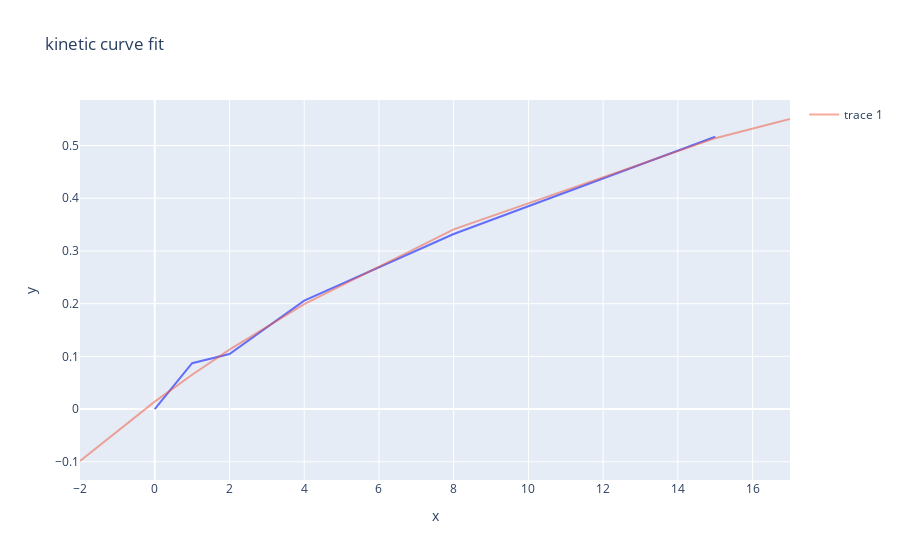

The code cell stored with this chart in its notebook:
### Code cell
# and fit curve and the derivation
# and find the maximum of the derivation
# intersect/superimpose all curves


    # L is responsible for scaling the output range from [0,1] to [0,L]
    # b adds bias to the output and changes its range from [0,L] to [b,L+b]
    # k is responsible for scaling the input, which remains in (-inf,inf)
    # x0 is the point in the middle of the Sigmoid, i.e. the point where Sigmoid should originally output the value 1/2 [since if x=x0, we get 1/(1+exp(0)) = 1/2].
def sigmoid (x, L ,x0, k, b):
    y = L / (1 + np.exp(-k*(x-x0)))+b
    return (y)

# def sigmoid_derivative(x, L ,x0, k, b):
#     y = (L*k*np.exp(-k*(x-x0)))/((np.exp(-k*(x-x0))+1)**2)
#     return (y)

for kinetic_curve in kinetic_curves:
    ydata = kinetic_curve["conversion"].tolist()
    xdata = kinetic_curve["time"].tolist()
    p0 = [max(ydata), np.median(xdata), 1, min(ydata)] # this is an mandatory initial guess
    popt, pcov = curve_fit(sigmoid, xdata, ydata, p0, maxfev=800*10)
    print(popt)
    # plot the fit and data
    fig = px.line(x=xdata, y=ydata, title="kinetic curve fit")
    extended_xdata = np.array(list(range(min(xdata)-2, min(xdata)-1, 1)) + xdata + list(range(max(xdata)+1, max(xdata)+3, 1)))
    fig.add_scatter(x=extended_xdata, y=sigmoid(extended_xdata, *popt), mode="lines", opacity=0.5)

    fig.show()
    print(sigmoid(extended_xdata, *popt))
    break

### Figure 1 — Plotly figure (JSON) as saved in the notebook; plotly's stock layout.template omitted (floating-point values rounded to 4 significant figures)
{"data": [{"hovertemplate": "x=%{x}<br>y=%{y}<extra></extra>", "legendgroup": "", "line": {"color": "#636efa", "dash": "solid"}, "marker": {"symbol": "circle"}, "mode": "lines", "name": "", "orientation": "v", "showlegend": false, "x": [0, 1, 2, 4, 8, 15], "xaxis": "x", "y": [0.0, 0.08697, 0.1044, 0.2058, 0.3321, 0.5166], "yaxis": "y", "type": "scatter"}, {"mode": "lines", "opacity": 0.5, "x": [-2, 0, 1, 2, 4, 8, 15, 16, 17], "y": [-0.09849, 0.01414, 0.06508, 0.1127, 0.1991, 0.3408, 0.5139, 0.5327, 0.5503], "type": "scatter"}], "layout": {"xaxis": {"anchor": "y", "domain": [0.0, 1.0], "title": {"text": "x"}}, "yaxis": {"anchor": "x", "domain": [0.0, 1.0], "title": {"text": "y"}}, "legend": {"tracegroupgap": 0}, "title": {"text": "kinetic curve fit"}}}
